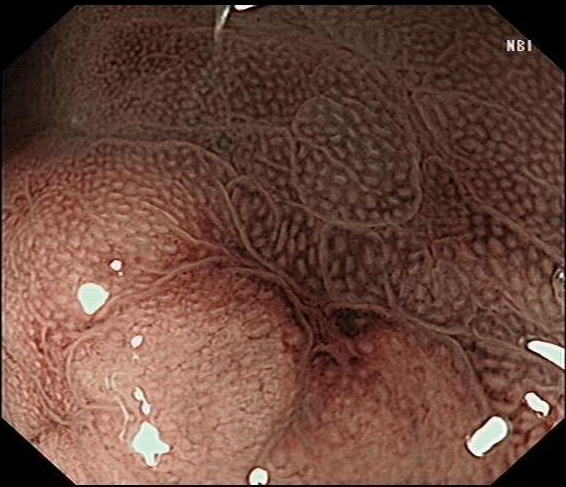
#> input picture 语义分割的ROC绘制/ROCtest/demo/1.jpg, 566 x 487 px, given as the content of the folder C:/Users/Lenovo/Desktop/cut2/jpg, which was not available
$ python lastsuanfa2.py   (older library calls are emulated)
#> lines starting #> are read from the running program, lines starting #| are printed output that depends on the picture; after the words box and inside, x2 and y2 are one past the last pixel; in counts of white or black regions, pixels touching at a corner belong together; pictures that were not available may be replaced by others from this repository, and a replacement may not be noted
# coding:utf-8
import sys
import cv2
import numpy as np
import os

# 设置图片路径，该路径下包含了14张jpg格式的照片，名字依次为0.jpg, 1.jpg, 2.jpg,...,14.jpg
DATADIR = "C:\\Users\\Lenovo\\Desktop\\cut2\\jpg"
#DATADIR1 = "C:\\Users\\Lenovo\\Desktop\\cut2\\png"

# 使用os.path模块的join方法生成路径'''
path = os.path.join(DATADIR)
#path1 = os.path.join(DATADIR1)
img_list = os.listdir(path)

#按顺序
img_list.sort(key=lambda x:int(x[:-4]))


ind = 0
for i in img_list:
    # 图片文件名称，和代码放在了同一文件夹下
    pathjpg = os.path.join(path, i)
    print(i)

    filename, extension = os.path.splitext(i)
    #print(extension)
    #print("需要分离的完整文件名：" + path)
    #print("文件名称：" + filename + "\t\t\t\t后缀：" + extension)

    # opencv读取灰度图像
    img = cv2.imread(pathjpg, cv2.IMREAD_GRAYSCALE)
#> img: shape (487, 566); min 0, max 255, mean 80.2

    # opencv读取彩色图像
    img = cv2.imread(pathjpg, cv2.IMREAD_COLOR)
#> img is the input picture: shape (487, 566, 3); mean B, G, R 59.7, 71.1, 106

    # 灰度图像是二维的，彩色图像是三维的
    h, w = img.shape[:2]
#> h = 487; w = 566

    # 索贝尔水平检测
    sobel_horizontal = cv2.Sobel(img, cv2.CV_64F, 1, 0, ksize=5)

    # [7 lines of commented-out code are left out]
    cv2.imwrite('Sobel horizontal.jpg', sobel_horizontal)
    # cv2.waitKey()
    original_img = cv2.imread("Sobel horizontal.jpg", 1)

    # canny(): 边缘检测
    img1 = cv2.GaussianBlur(original_img, (3, 3), 0)
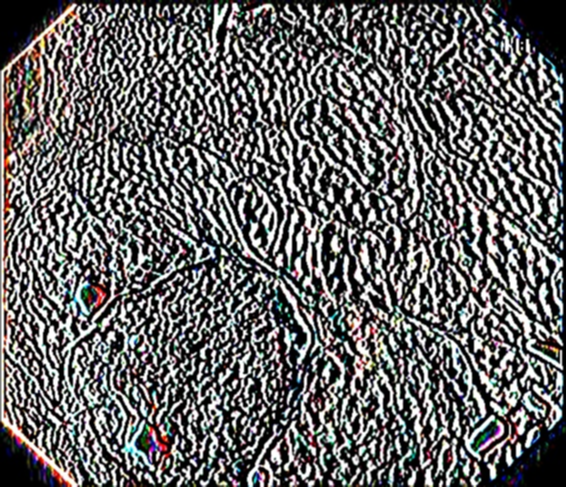
#> img1: shape (487, 566, 3); mean B, G, R 100.9, 100.8, 101.5
    canny = cv2.Canny(img1, 50, 150)
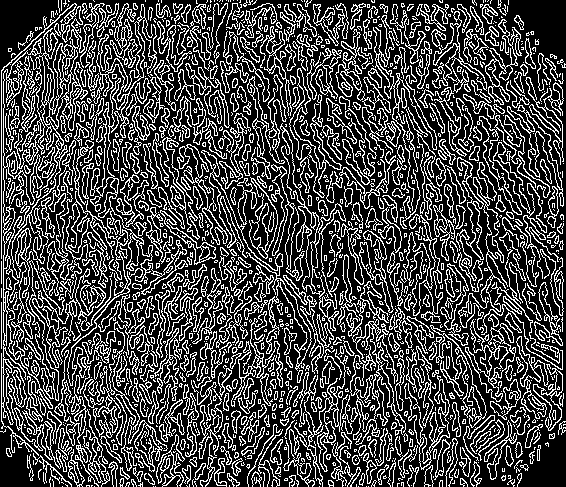
#> canny: shape (487, 566); 28% white in thin lines or dots

    # 形态学：边缘检测
    _, Thr_img = cv2.threshold(original_img, 210, 255, cv2.THRESH_BINARY)  # 设定红色通道阈值210（阈值影响梯度运算效果）
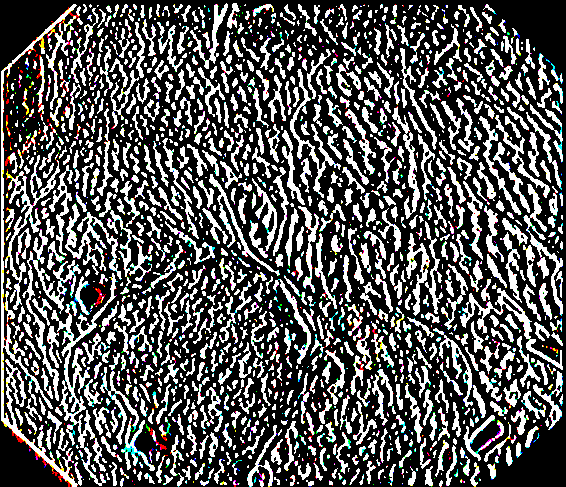
#> Thr_img: shape (487, 566, 3); mean B, G, R 85.1, 85.5, 85.4
    kernel = cv2.getStructuringElement(cv2.MORPH_RECT, (5, 5))  # 定义矩形结构元素
    gradient = cv2.morphologyEx(Thr_img, cv2.MORPH_GRADIENT, kernel)  # 梯度
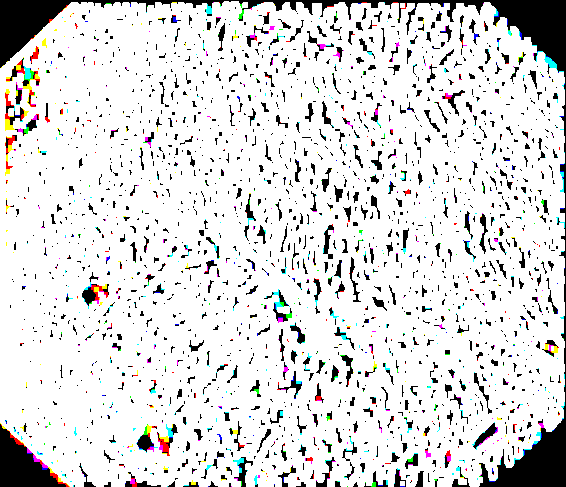
#> gradient: shape (487, 566, 3); mean B, G, R 221.4, 221.6, 221.6
    # [6 lines of commented-out code are left out]

    cv2.imwrite('canny.jpg', canny)

    # [12 lines of commented-out code are left out]
    Ymax = 200
    Ymin = 200
    Xmax = 200
    Xmin = 200
    img_path = "canny.jpg"
    # 读取文件
    mat_img = cv2.imread(img_path)
#> mat_img: shape (487, 566, 3); min 0, max 255, mean 71.8
    mat_img2 = cv2.imread(img_path, cv2.CV_8UC1)
#> mat_img2: shape (487, 566); min 0, max 255, mean 71.8

    # 自适应分割
    dst = cv2.adaptiveThreshold(mat_img2, 210, cv2.BORDER_REPLICATE, cv2.THRESH_BINARY_INV, 3, 10)
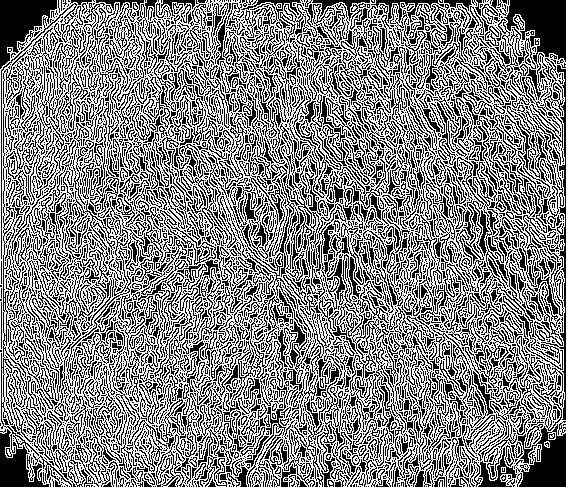
#> dst: shape (487, 566); values 0 (black) and 210 (white), 52.9% white; black in thin lines or dots
    # 提取轮廓
    contours, heridency = cv2.findContours(dst, cv2.RETR_EXTERNAL, cv2.CHAIN_APPROX_SIMPLE)
#> contours = 13 contours, 10 with area under 20; largest, box (x1, y1, x2, y2) and area: (0, 0, 566, 487) 260958, (544, 441, 550, 448) 25, (501, 467, 506, 473) 20; heridency = 13 rows, first 6: [1, -1, -1, -1], [2, 0, -1, -1], [3, 1, -1, -1], [4, 2, -1, -1], [5, 3, -1, -1], [6, 4, -1, -1]
    # 标记轮廓
    cv2.drawContours(mat_img, contours, -1, (255, 0, 255), 3)
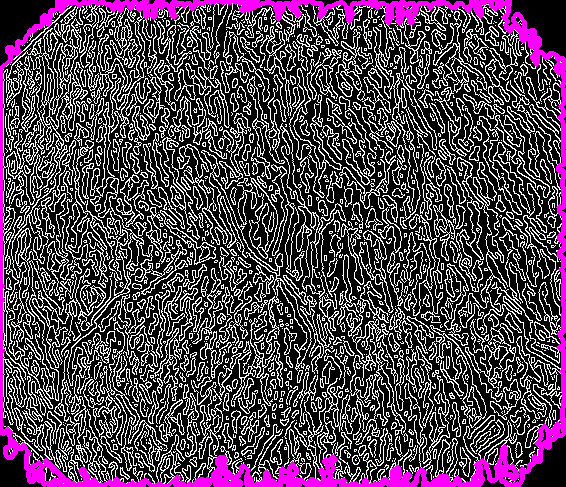
#> mat_img: shape (487, 566, 3); mean B, G, R 83.2, 68.2, 83.2
    # [7 lines of commented-out code are left out]

    max_area = -1
    for i in range(len(contours)):
        area = cv2.contourArea(contours[i])
        if area > max_area:
            cnt = contours[i]
            max_area = area
#> this loop made 13 passes
#> (area, cnt, max_area) on pass 8: (20, [[501, 467], [501, 472], [505, 472], [505, 467]], 20)
#> (area, max_area) on passes 9, 13: (25, 25), (260958, 260958)
#> after the loop, cnt = contour of 2178 points, box (x1, y1, x2, y2) (0, 0, 566, 487), area 260958; max_area = 260958
        # print(max_area)
        # print(i)
    #print(max_area)

    # 计算轮廓面积
    Area = 0
    for i in contours:
        area = cv2.contourArea(i)
        if (Area < area):
            Area = area
#> this loop made 13 passes
#> (i, area, Area) on pass 8: ([[501, 467], [501, 472], [505, 472], [505, 467]], 20, 20)
#> after the loop, Area = 260958
    #print(Area)
    Hmax = 0
    Wmax = 0
    if len(contours) > 0:
        # cv2.boundingRect()返回轮廓矩阵的坐标值，四个值为x, y, w, h， 其中x, y为左上角坐标，w,h为矩阵的宽和高
        boxes = [cv2.boundingRect(c) for c in contours]
#> boxes = [(330, 486, 3, 1), (121, 486, 1, 1), (87, 486, 2, 1), (78, 486, 1, 1), (141, 485, 1, 2), (329, 481, 4, 4), (438, 479, 6, 8), (501, 467, 5, 6), (544, 441, 6, 7), (565, 65, 1, 2), (440, 0, 2, 2), (372, 0, 2, 2), (0, 0, 566, 487)]
        for box in boxes:
            x, y, w, h = box

            if (Hmax < h):
                Hmax = h
                Ymin = y
                Ymax = y + Hmax
            if (Wmax < w):
                Wmax = w
                Xmin = x
                Xmax = x + Wmax
            # 绘制矩形框对轮廓进行定位
            cv2.rectangle(mat_img, (x, y), (x + w, y + h), (153, 153, 0), 2)
#> this loop made 13 passes
#> (x, y, w, h, Hmax, Ymin, Ymax, Wmax) on passes 1, 6, 7, 13: (330, 486, 3, 1, 1, 486, 487, 3), (329, 481, 4, 4, 4, 481, 485, 4), (438, 479, 6, 8, 8, 479, 487, 6), (0, 0, 566, 487, 487, 0, 487, 566)
#> (x, y, w, h, Hmax, Ymin, Ymax) on pass 5: (141, 485, 1, 2, 2, 485, 487)
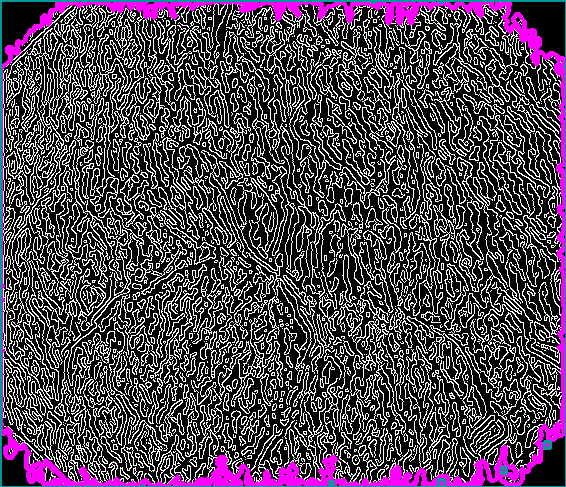
#> mat_img: shape (487, 566, 3); 1.24% of pixels changed, all inside (x1, y1, x2, y2) = (0, 0, 566, 487)
#> after the loop, Hmax = 487; Wmax = 566; Xmax = 566; Xmin = 0; Ymax = 487; Ymin = 0

    # [8 lines of commented-out code are left out]
    file = open(r'text1.txt', mode='a')  # 将空格写入txt文件中
    file.write(' ')
    file.write(filename)
    file.write(' ')
    file.write(str(Ymin))
    file.write(' ')
    file.write(str(Ymax))
    file.write(' ')
    file.write(str(Xmin))
    file.write(' ')
    file.write(str(Xmax))
    file.write(' ')
    file.write('\n')  # 将回车写入txt文件中
    file.close()

    # [5 lines of commented-out code are left out]

    """
    img = cv2.imread('window1.jpg')

    cropped = img[Ymin:Ymax, Xmin:Xmax]   # 裁剪坐标为[y0:y1, x0:x1]
    cv2.namedWindow('cut1',cv2.WINDOW_NORMAL)
    cv2.imshow("cut1",cropped)
    ##剪png
    cv2.imwrite("cut1.jpg", cropped)
    """
    ##剪原图jpg
    img = cv2.imread(pathjpg)

    #cv2.namedWindow('img', cv2.WINDOW_NORMAL)
    #cv2.imshow("img", img)
    # cv2.namedWindow('cut1',cv2.WINDOW_NORMAL)
    cropped = img[Ymin:Ymax, Xmin:Xmax]  # 裁剪坐标为[y0:y1, x0:x1]
    #cv2.namedWindow('cut1',cv2.WINDOW_NORMAL)
    #cv2.imshow("cut1",cropped)

    ##剪png
    """
    cv2.imwrite("cut1.jpg", cropped)

    img = cv2.imread("image1.png")

    cropped = img[Ymin:Ymax, Xmin:Xmax]  # 裁剪坐标为[y0:y1, x0:x1]
    cv2.imshow("cut2",cropped)
    cv2.imwrite("cut2.jpg", cropped)
    """
    img_name = str(ind) + '.jpg'

    ind = ind + 1
    # '''生成图片存储的目标路径'''
    save_path = 'C:\\Users\\Lenovo\\Desktop\\cut2\\jpg1\\' + str(ind) + '.jpg'

    save_path1 = 'C:\\Users\\Lenovo\\Desktop\\cut2\\png1\\' + str(ind) + '.png'


    # '''调用cv.2的imwrite函数保存图片'''
    cv2.imwrite(save_path, cropped)
    # cv2.imwrite(save_path1, cropped1)
    #cv2.waitKey(0)

$ run again, on 最新版-剪图片用这个/object-augmentation/VOCdevkit/VOC2007/JPEGImages/2.jpg
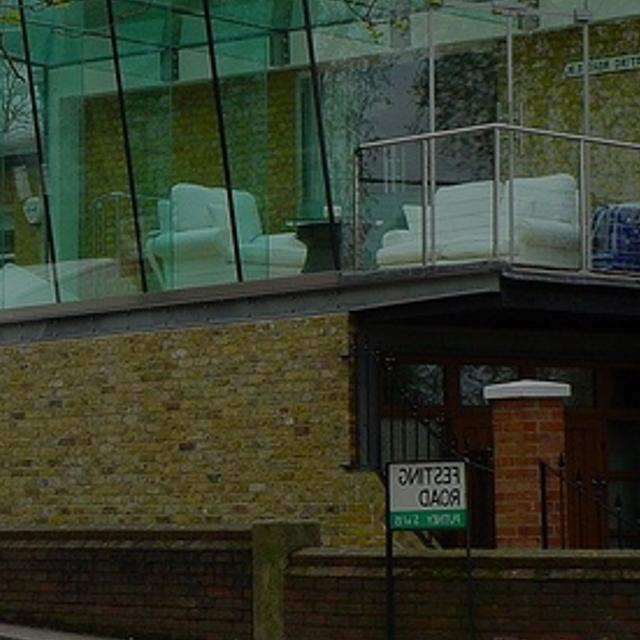
#> input picture 最新版-剪图片用这个/object-augmentation/VOCdevkit/VOC2007/JPEGImages/2.jpg, 640 x 640 px, given as the content of the folder C:/Users/Lenovo/Desktop/cut2/jpg, which was not available
#> img is the input picture: shape (640, 640, 3); mean B, G, R 43.4, 59.7, 52.4
#> canny: shape (640, 640); 28.7% white in thin lines or dots
#> `dst = cv2.adaptiveThreshold(mat_img2, 210, cv2.BORDER_REPLICATE, cv2.T..`:
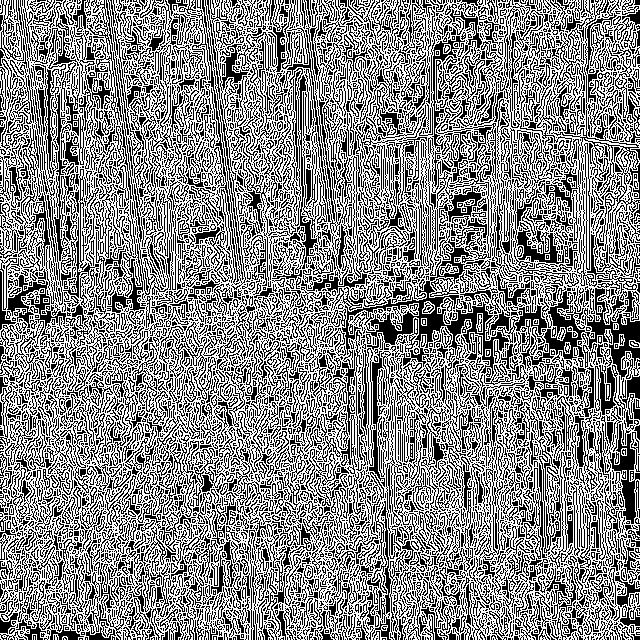
#> dst: shape (640, 640); values 0 (black) and 210 (white), 53.8% white; black in thin lines or dots
#> contours = 54 contours, 49 with area under 20; largest, box (x1, y1, x2, y2) and area: (0, 0, 640, 640) 395422, (614, 334, 625, 349) 71, (629, 340, 640, 348) 58, (597, 305, 603, 313) 31, (613, 323, 619, 330) 30; heridency = 54 rows, first 6: [1, -1, -1, -1], [2, 0, -1, -1], [3, 1, -1, -1], [4, 2, -1, -1], [5, 3, -1, -1], [6, 4, -1, -1]
#> the loop `for i in range(len(contours)):` made 54 passes
#> (area, max_area) on passes 29, 30, 53: (58.5, 58.5), (71, 71), (395422.5, 395422.5)
#> after the loop `for i in range(len(contours)):`: cnt = contour of 4483 points, box (x1, y1, x2, y2) (0, 0, 640, 640), area 395422; max_area = 395422.5
#> the loop `for i in contours:` made 54 passes
#> boxes = 54 items, first 6: (383, 639, 2, 1), (357, 639, 1, 1), (80, 639, 2, 1), (4, 639, 2, 1), (234, 638, 1, 2), (138, 638, 2, 2)
#> the loop `for box in boxes:` made 54 passes
#> (x, y, w, h, Hmax, Ymin, Ymax, Wmax) on passes 1, 10, 53: (383, 639, 2, 1, 1, 639, 640, 2), (62, 636, 6, 4, 4, 636, 640, 6), (0, 0, 640, 640, 640, 0, 640, 640)
#> after the loop `for box in boxes:`:
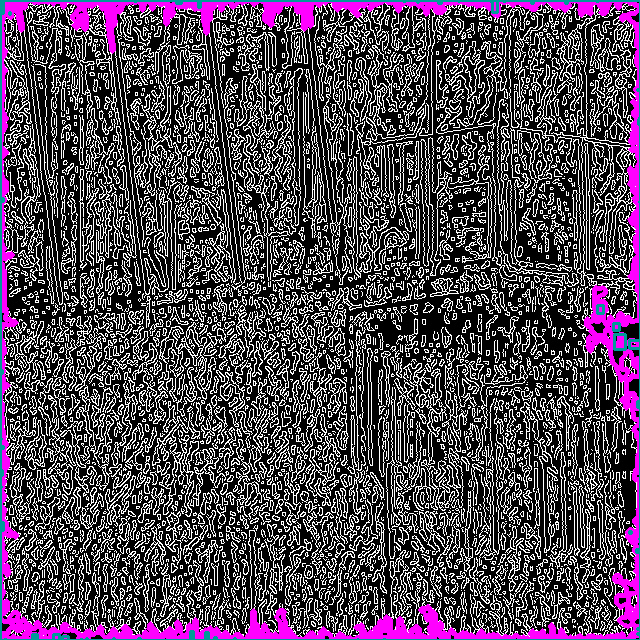
#> mat_img: shape (640, 640, 3); mean B, G, R 84.1, 71.1, 82.2
#> after the loop `for box in boxes:`: Hmax = 640; Xmin = 0; Ymax = 640; Ymin = 0
